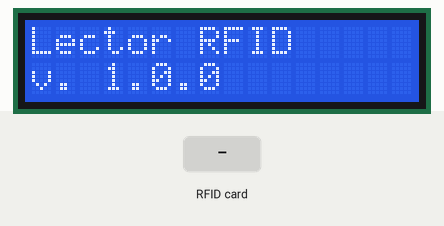
Simulated run of this sketch. Board: Arduino Uno, built with avr-gcc and run on an emulated ATmega328P. Parts: 16×2 character LCD. The inputs (shaded band) are chosen by the test bench. What the sketch prints to the serial monitor is not drawn.

Above: at 4.3 s.
4.4 s: RFID card E9 03 AD A3 held to the reader
At 5.3 s:
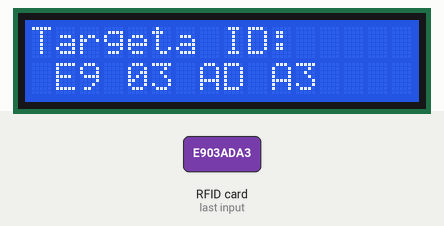
5.9 s: RFID card 5E 7A 19 C4 held to the reader
At 7.1 s:
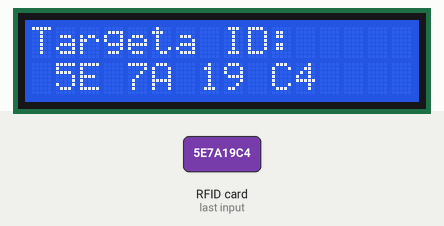
Timing chart, 0 to 8.9 s (numbered marks = the images above; inputs shaded):
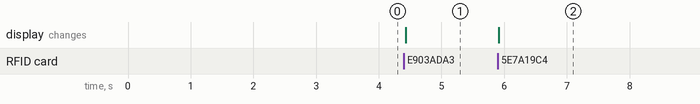

The sketch:

RFID_proves3.ino
```cpp
#include <SPI.h>
#include <MFRC522.h>
#include <LiquidCrystal.h>

#define RST_PIN  9    //Pin 9 para el reset del RC522
#define SS_PIN  10   //Pin 10 para el SS (SDA) del RC522
MFRC522 mfrc522(SS_PIN, RST_PIN); //Creamos el objeto para el RC522

//Crea l'objete LCD amb els números asignats (rs, e, d4, d5, d6, d7)
LiquidCrystal lcd(8, 6, 5, 4, 3, 2);

void setup() {
  Serial.begin(9600); //Iniciamos la comunicación  serial
  SPI.begin();        //Iniciamos el Bus SPI
  mfrc522.PCD_Init(); // Iniciamos  el MFRC522
  Serial.println("Lectura del UID");
   // Inicialitzo l'LCD amb el nombre de fileres i columnes
  lcd.begin(16, 2);
  // Escric el missatge inicial.
  lcd.print("Lector RFID");
  lcd.setCursor(0, 1);
  lcd.print("v. 1.0.0");
  delay(3000);
}

byte ActualUID[4]; //almacenará el código del Tag leído
byte Usuari[4]= {0xE9, 0x03, 0xAD, 0xA3} ;
void loop() {
  // Revisamos si hay nuevas tarjetas  presentes
  if ( mfrc522.PICC_IsNewCardPresent())
        {
      //Seleccionamos una tarjeta
            if ( mfrc522.PICC_ReadCardSerial())
            {
                  // Enviamos serialemente su UID
                  Serial.print("Card UID:");
                  lcd.clear();
                  lcd.setCursor(0, 0);
                  lcd.print("Targeta ID: ");
                  lcd.setCursor(0,1);
                  for (byte i = 0; i < mfrc522.uid.size; i++) {
                          Serial.print(mfrc522.uid.uidByte[i] < 0x10 ? " 0" : " ");
                          lcd.print(mfrc522.uid.uidByte[i] < 0x10 ? " 0" : " ");
                          //Serial.print(mfrc522.uid.uidByte[i]);
                          Serial.print(mfrc522.uid.uidByte[i], HEX);
                          lcd.print(mfrc522.uid.uidByte[i], HEX);
                          ActualUID[i]=mfrc522.uid.uidByte[i];
                  }
                  Serial.println();

                  //revisem l'usuari
                  if(compareArray(ActualUID,Usuari))
                  {
                    Serial.print("OK");
                    Serial.println();
                  }
                  else
                  {
                    Serial.print("KO");
                    Serial.println();
                  }

                  // Terminamos la lectura de la tarjeta  actual
                  mfrc522.PICC_HaltA();
            }
            //Serial.print("id: "+ActualUID[4]);
  }
}

boolean compareArray(byte array1[],byte array2[])
{
  if(array1[0] != array2[0])return(false);
  if(array1[1] != array2[1])return(false);
  if(array1[2] != array2[2])return(false);
  if(array1[3] != array2[3])return(false);
  return(true);
}
```

Measured:
- after the input at 4.4 s, the display: changes at once (image 1)
- after the input at 5.9 s, the display: changes at once (image 2)
